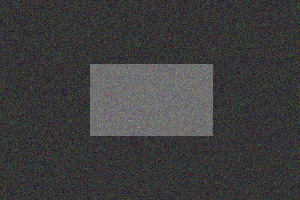
#> input picture Image/noisy.jpg, 300 x 200 px
$ python Extra_04_Otus_Thresholding.py
#> lines starting #> are read from the running program, lines starting #| are printed output that depends on the picture; after the words box and inside, x2 and y2 are one past the last pixel; in counts of white or black regions, pixels touching at a corner belong together
"""
#   Date:2021.03.06
#   Otsu 阈值法，最大类间方差法
"""

import cv2
from matplotlib import pyplot as plt

img = cv2.imread('./Image/noisy.jpg', 0)    # 打开灰度图
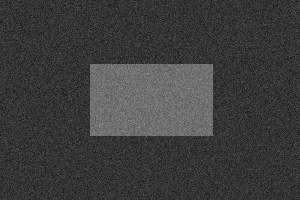
#> img: shape (200, 300); min 12, max 147, mean 60.7
# print('img type:', type(img))
ret1, th1 = cv2.threshold(img, 100, 255, cv2.THRESH_BINARY)
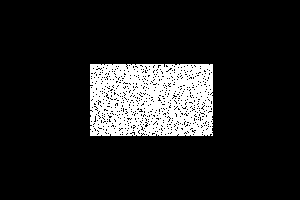
#> th1: shape (200, 300); 12.9% white; 1 white region, box (x1, y1, x2, y2) and area: (90, 64, 213, 136) 7736
ret2, th2 = cv2.threshold(img, 0, 255, cv2.THRESH_BINARY + cv2.THRESH_OTSU)
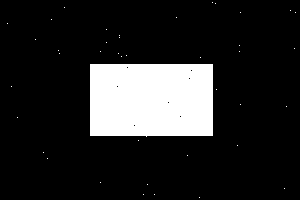
#> th2: shape (200, 300); 14.8% white; 41 white regions (40 under 20 px), largest, box (x1, y1, x2, y2) and area: (90, 64, 213, 137) 8850
#> ret2 = 81
# 先进行高斯滤波，再使用Otsu阈值法
blur = cv2.GaussianBlur(img, (5, 5), 0)
ret3, th3 = cv2.threshold(blur, 0, 255, cv2.THRESH_BINARY + cv2.THRESH_OTSU)
#> th3: shape (200, 300); 14.8% white; 1 white region, box (x1, y1, x2, y2) and area: (90, 64, 213, 136) 8853
#> ret3 = 81

# 结果显示
images = [img, 0, th1, img, 0, th2, blur, 0, th3]
titles = ['Original', 'Histogram', 'Global(v=100)',
          'Original', 'Histogram', "Otsu's",
          'Gaussian filtered Image', 'Histogram', "Otsu's"]

for i in range(3):
    # 原图绘制
    plt.subplot(3, 3, i * 3 + 1)
    plt.imshow(images[i*3], 'gray')
    plt.title(titles[i*3], fontsize=8)
    plt.xticks([]), plt.yticks([])

    # 绘制直方图
    plt.subplot(3, 3, i * 3 + 2)
    plt.hist(images[i*3].ravel(), 256)
    plt.title(titles[i*3+1], fontsize=8)
    plt.xticks([]), plt.yticks([])

    # 绘制阈值图
    plt.subplot(3, 3, i * 3 + 3)
    plt.imshow(images[i*3 + 2], 'gray')
    plt.title(titles[i*3 + 2], fontsize=8)
    plt.xticks([]), plt.yticks([])

plt.show()
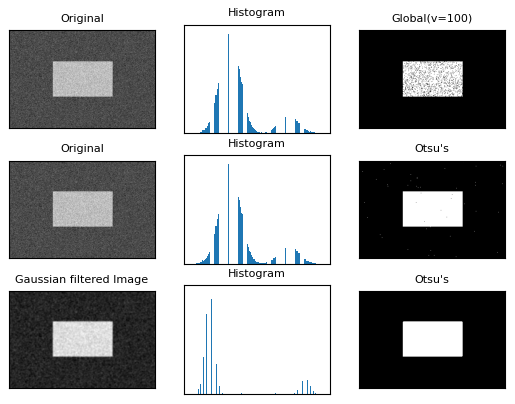
#> figure drawn by matplotlib, 9 panels
